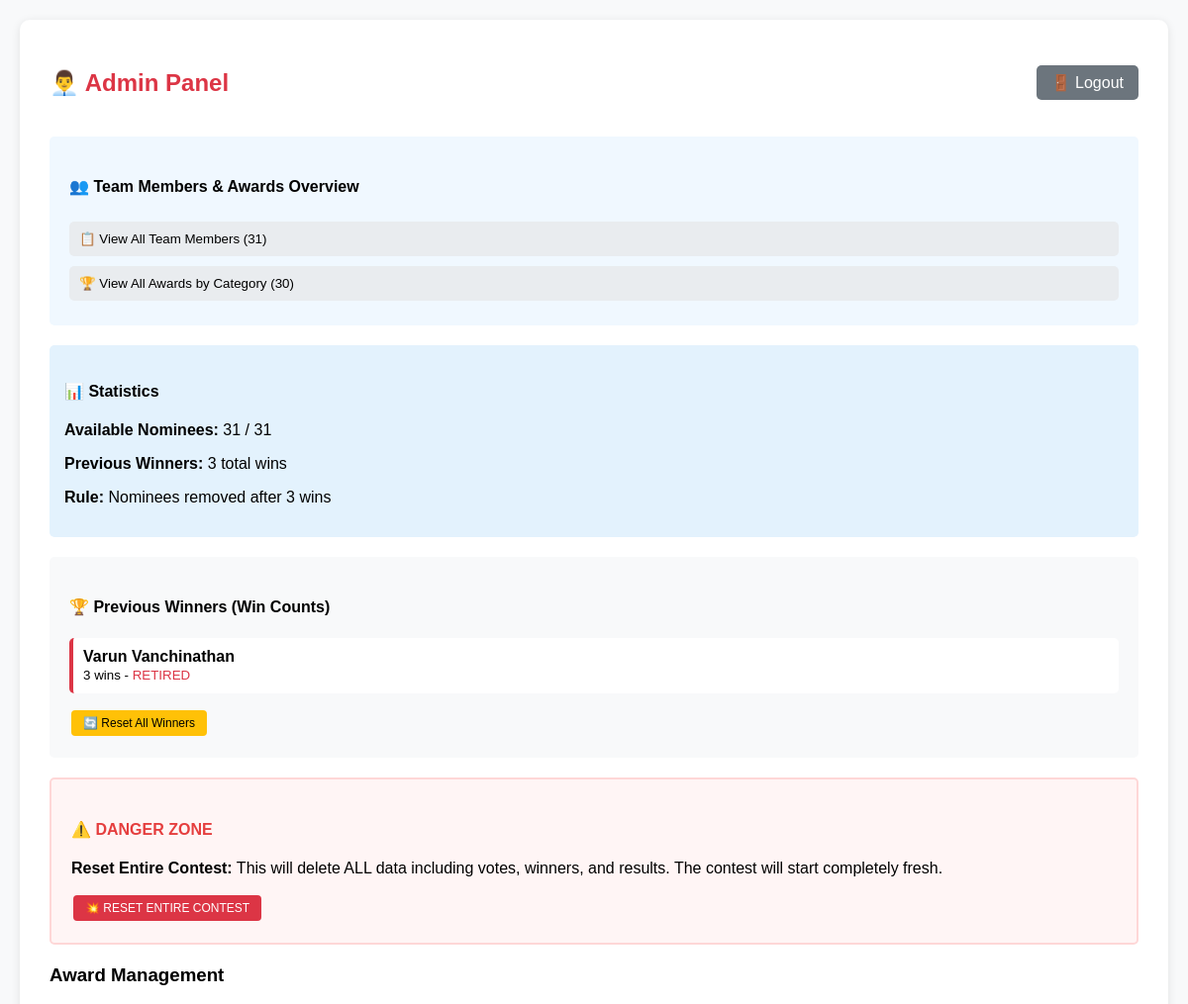
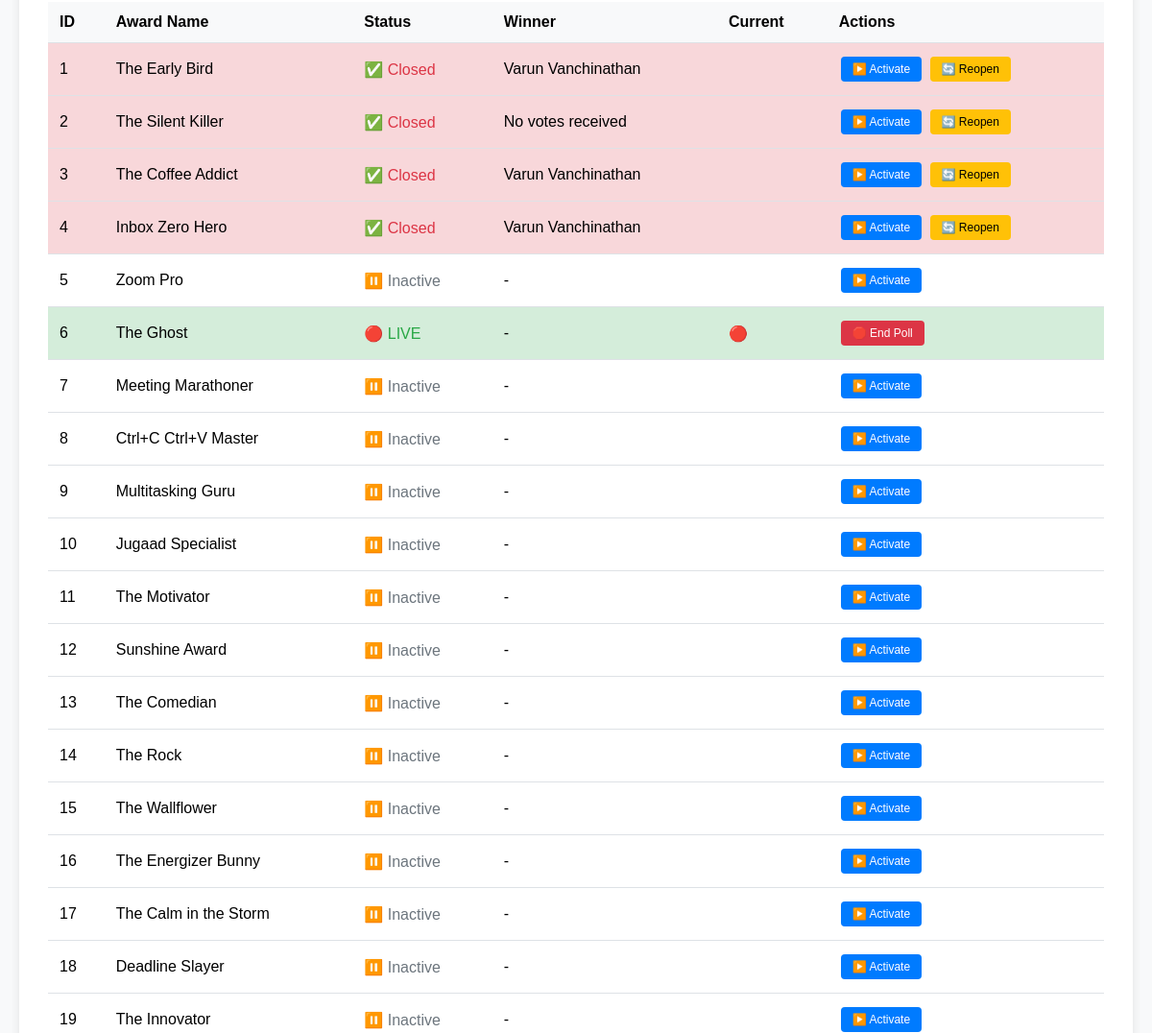
Before: /admin (signed in, upper part) with the older database file (2 pictures, top to bottom).
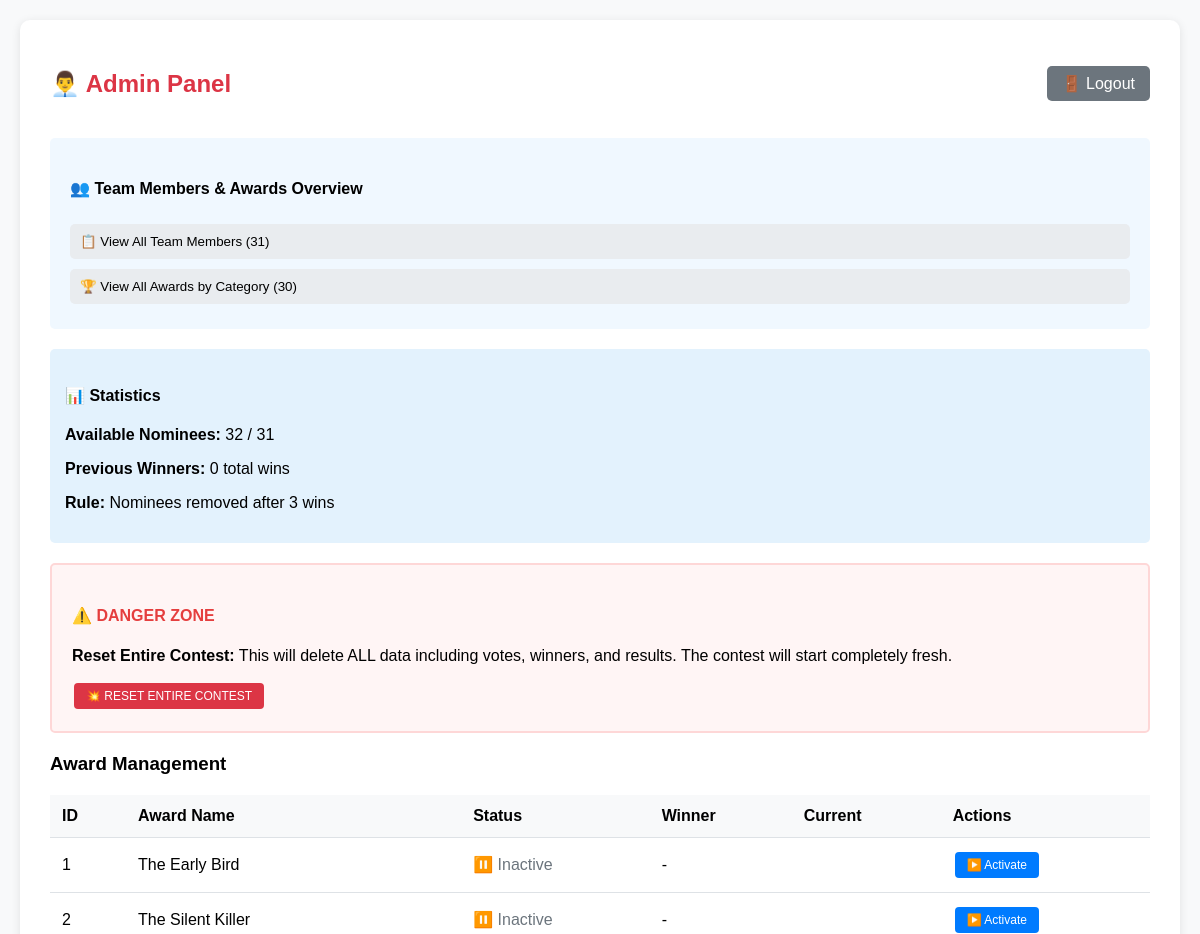
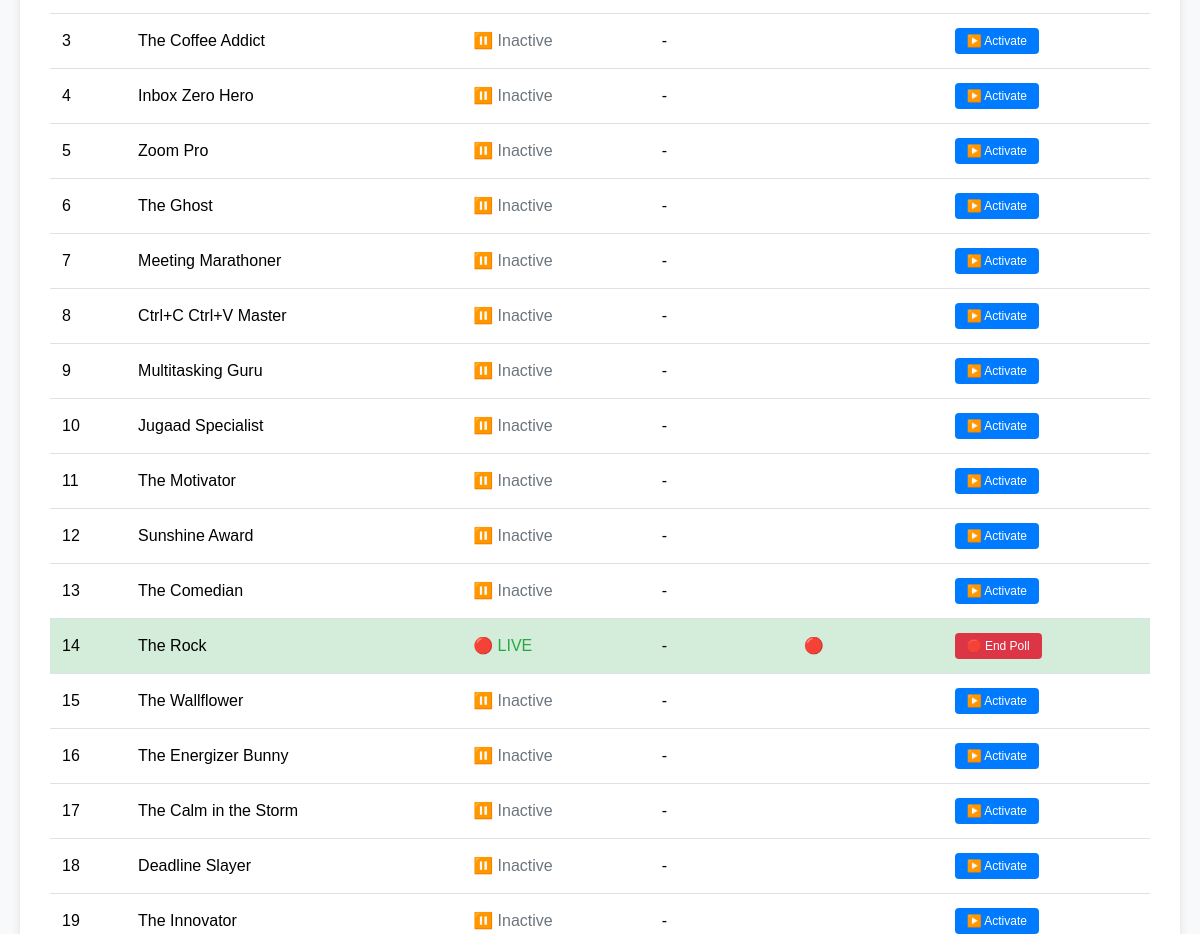
After: the same page with the newer database file (2 pictures, top to bottom).
### tables this page shows
CREATE TABLE winners (
                id INTEGER PRIMARY KEY AUTOINCREMENT,
                nominee TEXT,
                award_id INTEGER,
                award_name TEXT,
                won_date TIMESTAMP DEFAULT CURRENT_TIMESTAMP
            );

CREATE TABLE awards (
                id INTEGER PRIMARY KEY,
                name TEXT,
                description TEXT,
                posted BOOLEAN DEFAULT 0,
                winner TEXT,
                current BOOLEAN DEFAULT 0
            );

### app.py (the view, shortened to what this page needs)
@app.route("/admin", methods=["GET", "POST"])
def admin_panel():
    if not check_admin_auth():
        return redirect("/admin_login")
    with db_conn() as conn:
        c = conn.cursor()
        c.execute("SELECT id, name, posted, winner, current FROM awards ORDER BY id")
        awards = c.fetchall()
        c.execute("SELECT nominee, award_name FROM winners ORDER BY won_date")
        winners_list = c.fetchall()
        available_count = len(get_available_nominees())
    return render_template("admin.html", awards=awards, winners_list=winners_list, available_count=available_count)

### app.py (called while the page is built)
def db_conn():
    return sqlite3.connect(DB_FILE)

def get_available_nominees():
    with db_conn() as conn:
        c = conn.cursor()
        c.execute("SELECT nominee, COUNT(*) as win_count FROM winners GROUP BY nominee")
        winner_counts = c.fetchall()
        excluded_nominees = [nominee for nominee, count in winner_counts if count >= 3]
        return [nominee for nominee in NOMINEES if nominee not in excluded_nominees]

@app.before_request
def assign_key():
    if not hasattr(app, '_db_initialized'):
        init_db()
        app._db_initialized = True

def check_admin_auth():
    return session.get('admin_authenticated') == True

### templates/admin.html (shortened to what the changed rows need)
<!DOCTYPE html>
<html>
<head>
</head>
<body>
    <div class="container">
        <div class="admin-header">
            <h2>👨‍💼 Admin Panel</h2>
        </div>
        <div class="stats">
            <h4>📊 Statistics</h4>
            <p><strong>Available Nominees:</strong> {{ available_count }} / 31</p>
            <p><strong>Previous Winners:</strong> {{ winners_list|length }} total wins</p>
            <p><strong>Rule:</strong> Nominees removed after 3 wins</p>
        </div>
        {% if winners_list %}
        <div class="winners-section">
            <h4>🏆 Previous Winners (Win Counts)</h4>
            {% set winner_counts = {} %}
            <div style="display: grid; grid-template-columns: repeat(auto-fit, minmax(200px, 1fr)); gap: 10px;">
                {% for winner in winner_counts %}
                    <div style="background: white; padding: 10px; border-radius: 5px; border-left: 4px solid {% if winner_counts[winner] >= 3 %}#dc3545{% elif winner_counts[winner] == 2 %}#ffc107{% else %}#28a745{% endif %};">
                        <strong>{{ winner }}</strong><br>
                        <small>{{ winner_counts[winner] }} win{{ 's' if winner_counts[winner] != 1 else '' }}
                        {% if winner_counts[winner] >= 3 %} - <span style="color:#dc3545;">RETIRED</span>{% endif %}
                        </small>
                    </div>
                {% endfor %}
            </div>
            <form method="post" style="margin-top: 15px;">
                <button name="action" value="reset_winners" class="btn btn-warning" onclick="return confirm('⚠️ Are you sure you want to reset all winners?\n\nThis will make all nominees eligible again for future polls.')">🔄 Reset All Winners</button>
            </form>
        </div>
        {% endif %}
        <table>
            <tr>
                <th>ID</th>
                <th>Award Name</th>
                <th>Status</th>
                <th>Winner</th>
                <th>Current</th>
                <th>Actions</th>
            </tr>
            {% for id, name, posted, winner, current in awards %}
            <tr class="{% if current %}current{% elif posted %}posted{% endif %}">
                <td>{{ id }}</td>
                <td>{{ name }}</td>
                <td>
                    {% if posted %}
                        <span style="color:#dc3545;">✅ Closed</span>
                    {% elif current %}
                        <span style="color:#28a745;">🔴 LIVE</span>
                    {% else %}
                        <span style="color:#6c757d;">⏸️ Inactive</span>
                    {% endif %}
                </td>
                <td>{{ winner or '-' }}</td>
                <td>{{ '🔴' if current else '' }}</td>
                <td>
                    {% if not current %}
                    <form method="post" style="display:inline;">
                        <button name="action" value="set_current" class="btn btn-primary">▶️ Activate</button>
                    </form>
                    {% endif %}
                    {% if current and not posted %}
                    <form method="post" style="display:inline;">
                        <button name="action" value="end" class="btn btn-danger" onclick="return confirm('End this poll and declare the winner?')">🛑 End Poll</button>
                    </form>
                    {% endif %}
                    {% if posted %}
                    <form method="post" style="display:inline;">
                        <button name="action" value="reopen" class="btn btn-warning" onclick="return confirm('Reopen this poll? This will clear the current winner and allow voting again.')">🔄 Reopen</button>
                    </form>
                    {% endif %}
                </td>
            </tr>
            {% endfor %}
        </table>
    </div>
</body>
</html>

Changed rows visible on the page:
removed winners: nominee "Varun Vanchinathan", nominee "3", nominee "s", shows "RETIRED"
changed awards "The Early Bird": winner "Varun Vanchinathan" → "-"; posted "✅ Closed 🔄 Reopen" → "⏸️ Inactive"
changed awards "The Silent Killer": winner "No votes received" → "-"; posted "✅ Closed 🔄 Reopen" → "⏸️ Inactive"
changed awards "The Coffee Addict": winner "Varun Vanchinathan" → "-"; posted "✅ Closed 🔄 Reopen" → "⏸️ Inactive"
changed awards "Inbox Zero Hero": winner "Varun Vanchinathan" → "-"; posted "✅ Closed 🔄 Reopen" → "⏸️ Inactive"
changed awards "The Ghost": current "🔴" → (not shown); current "🔴 LIVE 🛑 End Poll" → "⏸️ Inactive ▶️ Activate"
changed awards "The Rock": current (not shown) → "🔴"; current "⏸️ Inactive ▶️ Activate" → "🔴 LIVE 🛑 End Poll"
Other visible differences:
{{ available_count }}: "31" → "32"
{{ winners_list|length }}: "3" → "0"
text no longer shown: "🏆 Previous Winners (Win Counts) 🔄 Reset All Winners"
